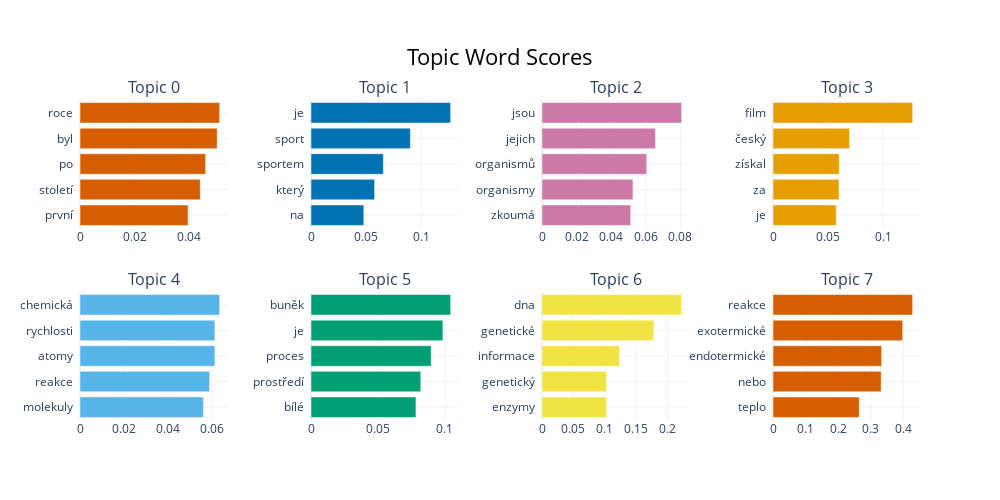

The code cell stored with this chart in its notebook:
### Code cell
model.visualize_barchart(top_n_topics=10)

### Figure 1 — Plotly figure (JSON) as saved in the notebook; plotly's stock layout.template omitted (floating-point values rounded to 4 significant figures)
{"data": [{"marker": {"color": "#D55E00"}, "orientation": "h", "type": "bar", "x": [0.03952, 0.04401, 0.04595, 0.05017, 0.05107], "xaxis": "x", "y": ["první  ", "století  ", "po  ", "byl  ", "roce  "], "yaxis": "y"}, {"marker": {"color": "#0072B2"}, "orientation": "h", "type": "bar", "x": [0.04804, 0.05781, 0.06577, 0.09032, 0.1269], "xaxis": "x2", "y": ["na  ", "který  ", "sportem  ", "sport  ", "je  "], "yaxis": "y2"}, {"marker": {"color": "#CC79A7"}, "orientation": "h", "type": "bar", "x": [0.05128, 0.0526, 0.06054, 0.06559, 0.08074], "xaxis": "x3", "y": ["zkoumá  ", "organismy  ", "organismů  ", "jejich  ", "jsou  "], "yaxis": "y3"}, {"marker": {"color": "#E69F00"}, "orientation": "h", "type": "bar", "x": [0.05744, 0.06003, 0.06024, 0.06954, 0.1269], "xaxis": "x4", "y": ["je  ", "za  ", "získal  ", "český  ", "film  "], "yaxis": "y4"}, {"marker": {"color": "#56B4E9"}, "orientation": "h", "type": "bar", "x": [0.05608, 0.05889, 0.06131, 0.06131, 0.06347], "xaxis": "x5", "y": ["molekuly  ", "reakce  ", "atomy  ", "rychlosti  ", "chemická  "], "yaxis": "y5"}, {"marker": {"color": "#009E73"}, "orientation": "h", "type": "bar", "x": [0.07835, 0.08196, 0.08974, 0.09847, 0.1043], "xaxis": "x6", "y": ["bílé  ", "prostředí  ", "proces  ", "je  ", "buněk  "], "yaxis": "y6"}, {"marker": {"color": "#F0E442"}, "orientation": "h", "type": "bar", "x": [0.1027, 0.1027, 0.1236, 0.1782, 0.2227], "xaxis": "x7", "y": ["enzymy  ", "genetický  ", "informace  ", "genetické  ", "dna  "], "yaxis": "y7"}, {"marker": {"color": "#D55E00"}, "orientation": "h", "type": "bar", "x": [0.2645, 0.332, 0.3333, 0.3979, 0.4285], "xaxis": "x8", "y": ["teplo  ", "nebo  ", "endotermické  ", "exotermické  ", "reakce  "], "yaxis": "y8"}], "layout": {"annotations": [{"font": {"size": 16}, "showarrow": false, "text": "Topic 0", "x": 0.0875, "xanchor": "center", "xref": "paper", "y": 1, "yanchor": "bottom", "yref": "paper"}, {"font": {"size": 16}, "showarrow": false, "text": "Topic 1", "x": 0.3625, "xanchor": "center", "xref": "paper", "y": 1, "yanchor": "bottom", "yref": "paper"}, {"font": {"size": 16}, "showarrow": false, "text": "Topic 2", "x": 0.6375, "xanchor": "center", "xref": "paper", "y": 1, "yanchor": "bottom", "yref": "paper"}, {"font": {"size": 16}, "showarrow": false, "text": "Topic 3", "x": 0.9125, "xanchor": "center", "xref": "paper", "y": 1, "yanchor": "bottom", "yref": "paper"}, {"font": {"size": 16}, "showarrow": false, "text": "Topic 4", "x": 0.0875, "xanchor": "center", "xref": "paper", "y": 0.4, "yanchor": "bottom", "yref": "paper"}, {"font": {"size": 16}, "showarrow": false, "text": "Topic 5", "x": 0.3625, "xanchor": "center", "xref": "paper", "y": 0.4, "yanchor": "bottom", "yref": "paper"}, {"font": {"size": 16}, "showarrow": false, "text": "Topic 6", "x": 0.6375, "xanchor": "center", "xref": "paper", "y": 0.4, "yanchor": "bottom", "yref": "paper"}, {"font": {"size": 16}, "showarrow": false, "text": "Topic 7", "x": 0.9125, "xanchor": "center", "xref": "paper", "y": 0.4, "yanchor": "bottom", "yref": "paper"}], "height": 500, "hoverlabel": {"bgcolor": "white", "font": {"family": "Rockwell", "size": 16}}, "showlegend": false, "title": {"font": {"color": "Black", "size": 22}, "text": "Topic Word Scores", "x": 0.5, "xanchor": "center", "yanchor": "top"}, "width": 1000, "xaxis": {"anchor": "y", "domain": [0, 0.175], "showgrid": true}, "xaxis2": {"anchor": "y2", "domain": [0.275, 0.45], "showgrid": true}, "xaxis3": {"anchor": "y3", "domain": [0.55, 0.725], "showgrid": true}, "xaxis4": {"anchor": "y4", "domain": [0.825, 1], "showgrid": true}, "xaxis5": {"anchor": "y5", "domain": [0, 0.175], "showgrid": true}, "xaxis6": {"anchor": "y6", "domain": [0.275, 0.45], "showgrid": true}, "xaxis7": {"anchor": "y7", "domain": [0.55, 0.725], "showgrid": true}, "xaxis8": {"anchor": "y8", "domain": [0.825, 1], "showgrid": true}, "yaxis": {"anchor": "x", "domain": [0.6, 1], "showgrid": true}, "yaxis2": {"anchor": "x2", "domain": [0.6, 1], "showgrid": true}, "yaxis3": {"anchor": "x3", "domain": [0.6, 1], "showgrid": true}, "yaxis4": {"anchor": "x4", "domain": [0.6, 1], "showgrid": true}, "yaxis5": {"anchor": "x5", "domain": [0, 0.4], "showgrid": true}, "yaxis6": {"anchor": "x6", "domain": [0, 0.4], "showgrid": true}, "yaxis7": {"anchor": "x7", "domain": [0, 0.4], "showgrid": true}, "yaxis8": {"anchor": "x8", "domain": [0, 0.4], "showgrid": true}}}
